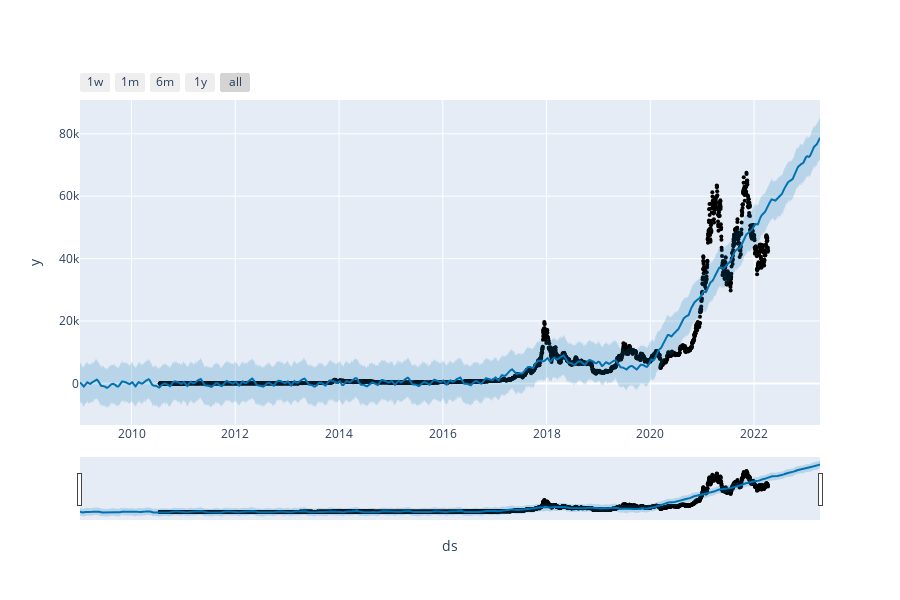

The notebook cell saved with this chart:
### Code cell
plot_plotly(m, forecast)

### Figure 1 — Plotly figure (JSON) as saved in the notebook; plotly's stock layout.template omitted (floating-point values rounded to 4 significant figures; data arrays with more than 128 entries replaced by an {"elided": "..."} marker saying what was removed)
{"data": [{"marker": {"color": "black", "size": 4}, "mode": "markers", "name": "Actual", "type": "scatter", "x": {"elided": "4284 str values"}, "y": {"elided": "4284 float values"}}, {"hoverinfo": "skip", "line": {"width": 0}, "mode": "lines", "type": "scatter", "x": {"elided": "5211 str values"}, "y": {"elided": "5211 float values"}}, {"fill": "tonexty", "fillcolor": "rgba(0, 114, 178, 0.2)", "line": {"color": "#0072B2", "width": 2}, "mode": "lines", "name": "Predicted", "type": "scatter", "x": {"elided": "5211 str values"}, "y": {"elided": "5211 float values"}}, {"fill": "tonexty", "fillcolor": "rgba(0, 114, 178, 0.2)", "hoverinfo": "skip", "line": {"width": 0}, "mode": "lines", "type": "scatter", "x": {"elided": "5211 str values"}, "y": {"elided": "5211 float values"}}], "layout": {"height": 600, "showlegend": false, "width": 900, "xaxis": {"rangeselector": {"buttons": [{"count": 7, "label": "1w", "step": "day", "stepmode": "backward"}, {"count": 1, "label": "1m", "step": "month", "stepmode": "backward"}, {"count": 6, "label": "6m", "step": "month", "stepmode": "backward"}, {"count": 1, "label": "1y", "step": "year", "stepmode": "backward"}, {"step": "all"}]}, "rangeslider": {"visible": true}, "title": {"text": "ds"}, "type": "date"}, "yaxis": {"title": {"text": "y"}}}}
